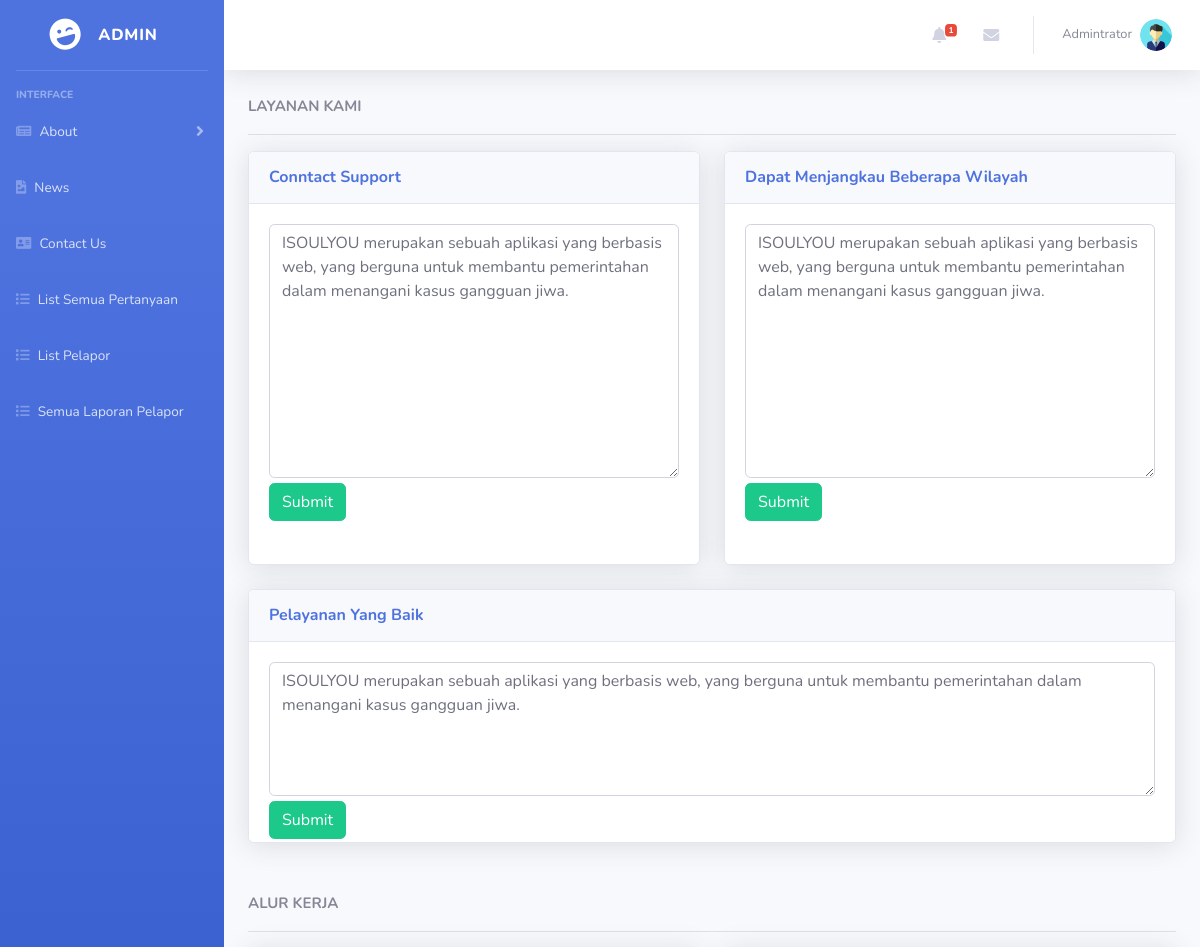
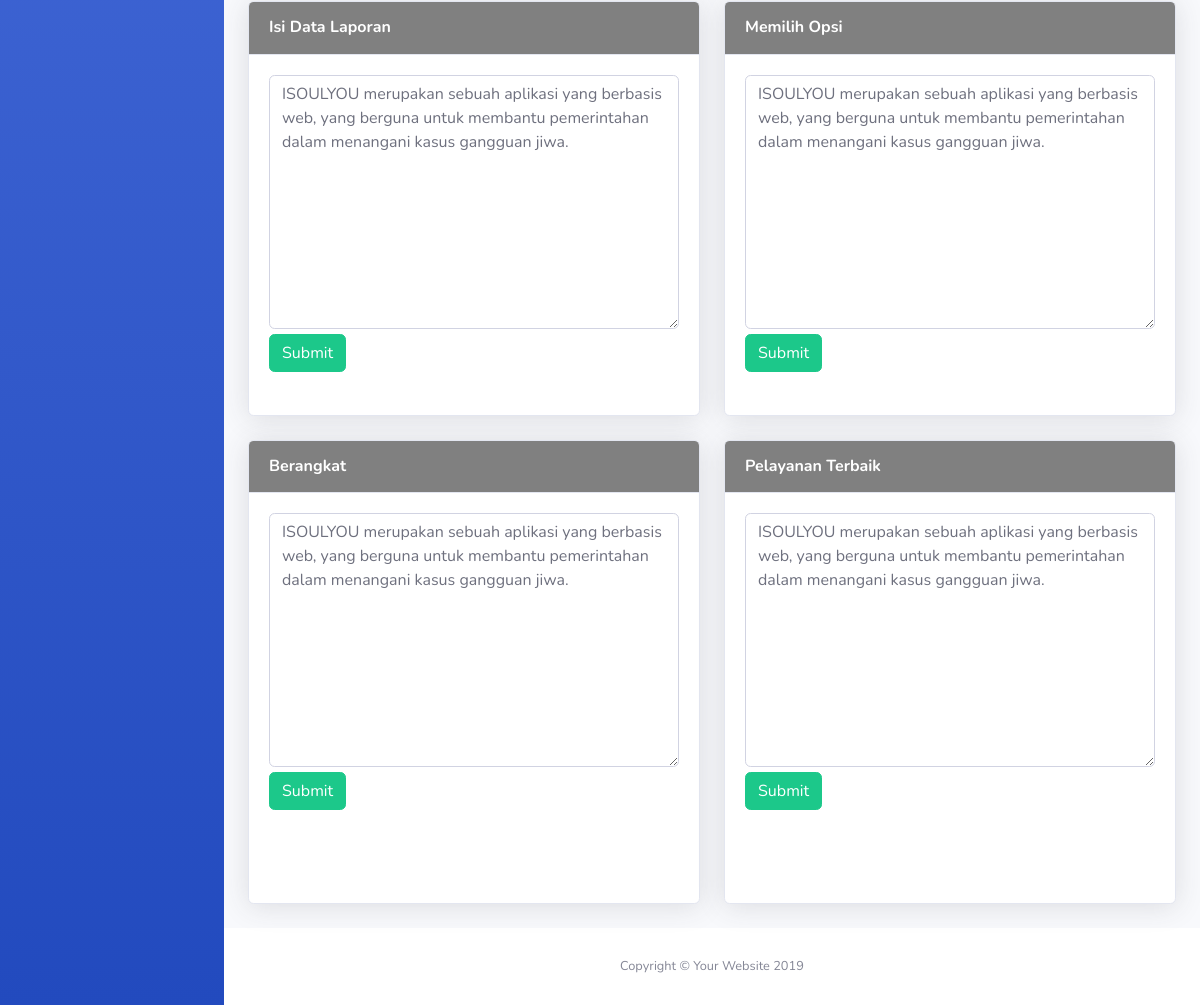
Page /app/index.php?content=about (signed in) on the committed database (2 pictures, top to bottom).
### tables this page shows
CREATE TABLE `aboutconntactsupp` (
  `id` int(11) NOT NULL,
  `conntactsupport` text NOT NULL
);

CREATE TABLE `aboutcontent1` (
  `id` int(11) NOT NULL,
  `dapatMenjangkauWilayah` varchar(191) NOT NULL
);

CREATE TABLE `aboutcontent2` (
  `id` int(11) NOT NULL,
  `pelayananyangbaik` varchar(191) NOT NULL
);

CREATE TABLE `aboutcontent3` (
  `id` int(11) NOT NULL,
  `isiDataLaporan` varchar(191) NOT NULL
);

CREATE TABLE `aboutcontent4` (
  `id` int(11) NOT NULL,
  `memilihOpsi` varchar(191) NOT NULL
);

CREATE TABLE `aboutcontent5` (
  `id` int(11) NOT NULL,
  `berangkat` varchar(191) NOT NULL
);

CREATE TABLE `aboutcontent6` (
  `id` int(11) NOT NULL,
  `pelayananTerbaik` varchar(191) NOT NULL
);

### app/content/about.php (the view, shortened to what this page needs)
<?php
    include ('../db/connection.php');
    $result = $mysqli->query("select * from aboutconntactsupp");
    $aboutSatu = $mysqli->query("select * from aboutcontent1");
    $aboutDua = $mysqli->query("select * from aboutcontent2");
    $aboutTiga = $mysqli->query("select * from aboutcontent3");
    $aboutEmpat = $mysqli->query("select * from aboutcontent4");
    $aboutLima = $mysqli->query("select * from aboutcontent5");
    $aboutEnama = $mysqli->query("select * from aboutcontent6");
 ?>
<font style="font-size: 15px;font-weight: bold;">LAYANAN KAMI</font>
<hr>
<div class="row">
	<div class="col-lg-6">
		<div class="card shadow mb-4">
            <div class="card-header py-3 d-flex flex-row align-items-center justify-content-between">
              	<h6 class="m-0 font-weight-bold text-primary">Conntact Support</h6>
            </div>
            <div class="card-body">
	            <div class="chart-area">
	                <form action="proContent.php?action=simpanContact" method="POST">
                		 <?php foreach ($result as $key): ?>
                            <textarea name="kontakSupport" class="form-control" cols="57" rows="10"><?php echo $key['conntactsupport'] ?></textarea>
                         <?php endforeach ?>
                		<input type="submit" style="margin-top: 5px" value="Submit" class="btn btn-success">
                	</form>
	            </div>
            </div>
      	</div>
	</div>
	<div class="col-lg-6">
		<div class="card shadow mb-4">
            <div class="card-header py-3 d-flex flex-row align-items-center justify-content-between">
              	<h6 class="m-0 font-weight-bold text-primary">Dapat Menjangkau Beberapa Wilayah</h6>
            </div>
            <div class="card-body">
	            <div class="chart-area">
	                <form action="proContent.php?action=DapatMenjangkauWilayah" method="POST">
                		 <?php foreach ($aboutSatu as $key): ?>
                            <textarea name="DapatMenjangkauWilayah" class="form-control" cols="57" rows="10"><?php echo $key['dapatMenjangkauWilayah'] ?></textarea>
                         <?php endforeach ?>
                		<input type="submit" style="margin-top: 5px" name="simpan" value="Submit" class="btn btn-success">
                	</form>
	            </div>
            </div>
      	</div>
	</div>
</div>
<div class="row">
	<div class="col-lg-12">
		<div class="card shadow mb-4">
            <div class="card-header py-3 d-flex flex-row align-items-center justify-content-between" >
              	<h6 class="m-0 font-weight-bold text-primary">Pelayanan Yang Baik</h6>
            </div>
            <div class="card-body" style="height: 200px">
	            <div class="chart-area">
	                <form action="proContent.php?action=pelayananYangBaik" method="POST">
                		<?php foreach($aboutDua as $key): ?>
                            <textarea class="form-control" name="pelayananYangBaik" cols="120" rows="5"><?php echo $key['pelayananyangbaik'] ?></textarea>
                        <?php endforeach ?>
                		<input type="submit" style="margin-top: 5px" name="simpan" value="Submit" class="btn btn-success">
                	</form>
	            </div>
            </div>
      	</div>
	</div>
</div>
<br>
<font style="font-size: 15px;font-weight: bold;">ALUR KERJA</font>
<hr>
<div class="row">
	<div class="col-lg-6">
		<div class="card shadow mb-4">
            <div class="card-header py-3 d-flex flex-row align-items-center justify-content-between " style="background: gray;color: white">
              	<h6 class="m-0 font-weight-bold">Isi Data Laporan</h6>
            </div>
            <div class="card-body">
	            <div class="chart-area">
	                <form action="proContent.php?action=isiDataLaporan" method="POST">
                		<?php foreach ($aboutTiga as $key):?>
                            <textarea class="form-control" name="isiDataLaporan" cols="57" rows="10"><?php echo $key['isiDataLaporan'] ?></textarea>
                        <?php endforeach ?>
                		<input type="submit" style="margin-top: 5px" name="simpan" value="Submit" class="btn btn-success">
                	</form>
	            </div>
            </div>
      	</div>
	</div>
	<div class="col-lg-6">
		<div class="card shadow mb-4">
            <div class="card-header py-3 d-flex flex-row align-items-center justify-content-between" style="background: gray;color: white">
              	<h6 class="m-0 font-weight-bold">Memilih Opsi</h6>
            </div>
            <div class="card-body">
	            <div class="chart-area">
	                <form action="proContent.php?action=memilihOpsi" method="POST">
                        <?php foreach ($aboutEmpat as $key):?>
                            <textarea class="form-control" name="memilihOpsi" cols="57" rows="10"><?php echo $key['memilihOpsi'] ?></textarea>
                        <?php endforeach ?>
                        <input type="submit" name="simpan"  style="margin-top: 5px" value="Submit" class="btn btn-success">
                    </form>
	            </div>
            </div>
      	</div>
	</div>
</div>
<div class="row">
	<div class="col-lg-6">
		<div class="card shadow mb-4">
            <div class="card-header py-3 d-flex flex-row align-items-center justify-content-between" style="background: gray;color: white">
              	<h6 class="m-0 font-weight-bold">Berangkat</h6>
            </div>
            <div class="card-body" style="height: 410px">
	            <div class="chart-area">
	                <form action="proContent.php?action=berangkat" method="POST">
                        <?php foreach ($aboutLima as $key):?>
                            <textarea class="form-control" name="berangkat" cols="57" rows="10"><?php echo $key['berangkat'] ?></textarea>
                        <?php endforeach ?>
                        <input type="submit" name="simpan" value="Submit" style="margin-top: 5px" class="btn btn-success">
                    </form>
	            </div>
            </div>
      	</div>
	</div>
	<div class="col-lg-6">
		<div class="card shadow mb-4">
            <div class="card-header py-3 d-flex flex-row align-items-center justify-content-between" style="background: gray;color: white">
              	<h6 class="m-0 font-weight-bold">Pelayanan Terbaik</h6>
            </div>
            <div class="card-body" style="height: 410px">
	            <div class="chart-area">
	                <form action="proContent.php?action=pelayananTerbaik" method="POST">
                        <?php foreach ($aboutEnama as $key):?>
                            <textarea class="form-control" name="pelayananTerbaik" cols="57" rows="10"><?php echo $key['pelayananTerbaik'] ?></textarea>
                        <?php endforeach ?>
                        <input type="submit" name="simpan" value="Submit" style="margin-top: 5px" class="btn btn-success">
                    </form>
	            </div>
            </div>
      	</div>
	</div>
</div>

### app/index.php (shortened to what this page needs)
<?php
	include '../db/connection.php';
	?>
		<!DOCTYPE html>
<html>
<head>
	<?php
		include('layouts/head.php');
	?>
</head>
<body id="page-top">
	<div id="wrapper">
	    <?php
	    	include('layouts/sidebar.php');
	     ?>
	    <div id="content-wrapper" class="d-flex flex-column">
	      	<div id="content">
	          <?php
	          		include('layouts/navbar.php');
	           ?>
		        <div class="container-fluid">
		            <?php
						if(isset($_GET['content']))
						{
							if($_GET['content']=="about")
								include "content/about.php";
						}
						else
						{
							include "content/home.php";
						}
					?>
		        </div>
	      	</div>
	      <?php
	      		include('layouts/footer.php');
	       ?>
	    </div>
	</div>
</body>
</html>

### app/layouts/head.php (shortened to what this page needs)
<link href="../resources/vendor/fontawesome-free/css/all.min.css" rel="stylesheet" type="text/css">
<link href="../resources/css/sb-admin-2.min.css" rel="stylesheet">
<link href="../resources/vendor/datatables/dataTables.bootstrap4.min.css" rel="stylesheet">

### app/layouts/sidebar.php (shortened to what this page needs)
  <ul class="navbar-nav bg-gradient-primary sidebar sidebar-dark accordion" id="accordionSidebar">
    <a class="sidebar-brand d-flex align-items-center justify-content-center" href="index.php">
      <div class="sidebar-brand-icon rotate-n-15">
        <i class="fas fa-laugh-wink"></i>
      </div>
      <div class="sidebar-brand-text mx-3">Admin</div>
    </a>
    <hr class="sidebar-divider">
    <div class="sidebar-heading">
      Interface
    </div>
    <li class="nav-item">
      <a class="nav-link collapsed" href="#" data-toggle="collapse" data-target="#collapseTwo" aria-expanded="true" aria-controls="collapseTwo">
        <i class="fa fa-newspaper"></i>
        <span>About</span>
      </a>
    </li>
    <li class="nav-item">
      <a class="nav-link collapsed" href="index.php?content=news" aria-expanded="true" aria-controls="collapseTwo">
        <i class="fa fa-file-image"></i>
        <span>News</span>
      </a>
    </li>
    <li class="nav-item">
      <a class="nav-link collapsed" href="index.php?content=contactUs" aria-expanded="true" aria-controls="collapseTwo">
        <i class="fa fa-address-card"></i>
        <span>Contact Us</span>
      </a>
    </li>
    <li class="nav-item">
      <a class="nav-link collapsed" href="index.php?content=listReport" aria-expanded="true" aria-controls="collapseTwo">
        <i class="fa fa-list"></i>
        <span>List Semua Pertanyaan</span>
      </a>
    </li>
    <li class="nav-item">
      <a class="nav-link collapsed" href="index.php?content=listPelaporan" aria-expanded="true" aria-controls="collapseTwo">
        <i class="fa fa-list"></i>
        <span>List Pelapor</span>
      </a>
    </li>
    <li class="nav-item">
      <a class="nav-link collapsed" href="index.php?content=listSemuaLaporan" aria-expanded="true" aria-controls="collapseTwo">
        <i class="fa fa-list"></i>
        <span>Semua Laporan Pelapor</span>
      </a>
    </li>
</ul>

### app/layouts/navbar.php (shortened to what this page needs)
<nav class="navbar navbar-expand navbar-light bg-white topbar mb-4 static-top shadow">
  <ul class="navbar-nav ml-auto">
    <?php
        include '../db/connection.php';
          $pesan = $mysqli->query("select * from tanya where status = 0");
          $row = mysqli_num_rows($pesan);
     ?>
    <li class="nav-item dropdown no-arrow mx-1">
      <a class="nav-link dropdown-toggle" href="#" id="alertsDropdown" role="button" data-toggle="dropdown" aria-haspopup="true" aria-expanded="false">
        <i class="fas fa-bell fa-fw"></i>
          <?php
            if ($row == "0")
            {
              ?>
                <span class="badge badge-danger"></span>
              <?php
            }
            else
            {
              ?>
                <span class="badge badge-danger badge-counter"><?php echo $row; ?></span>
              <?php
            }
           ?>
      </a>
    </li>
    <li class="nav-item dropdown no-arrow mx-1">
      <a class="nav-link dropdown-toggle" href="#" id="messagesDropdown" role="button" data-toggle="dropdown" aria-haspopup="true" aria-expanded="false">
        <i class="fas fa-envelope fa-fw"></i>
      </a>
    </li>
    <li class="nav-item dropdown no-arrow">
      <a class="nav-link dropdown-toggle" href="#" id="userDropdown" role="button" data-toggle="dropdown" aria-haspopup="true" aria-expanded="false">
        <span class="mr-2 d-none d-lg-inline text-gray-600 small">Admintrator</span>
        <img class="img-profile rounded-circle" src="../frontend/images/admin.png">
      </a>
    </li>
  </ul>
</nav>

### app/layouts/footer.php
<footer class="sticky-footer bg-white">
  <div class="container my-auto">
    <div class="copyright text-center my-auto">
      <span>Copyright &copy; Your Website 2019</span>
    </div>
  </div>
</footer>

### app/layouts/head.php (style rules this page uses)
* { padding:0; margin: 0; }
.container { position: relative; }

### rows in the picture
aboutconntactsupp: kontakSupport "ISOULYOU merupakan sebuah aplikasi yang berbasis web, yang berguna untuk membantu pemerintahan dalam menangani kasus gangguan jiwa."
aboutcontent1: DapatMenjangkauWilayah "ISOULYOU merupakan sebuah aplikasi yang berbasis web, yang berguna untuk membantu pemerintahan dalam menangani kasus gangguan jiwa."
aboutcontent2: pelayananYangBaik "ISOULYOU merupakan sebuah aplikasi yang berbasis web, yang berguna untuk membantu pemerintahan dalam menangani kasus gangguan jiwa."
aboutcontent3: isiDataLaporan "ISOULYOU merupakan sebuah aplikasi yang berbasis web, yang berguna untuk membantu pemerintahan dalam menangani kasus gangguan jiwa."
aboutcontent4: memilihOpsi "ISOULYOU merupakan sebuah aplikasi yang berbasis web, yang berguna untuk membantu pemerintahan dalam menangani kasus gangguan jiwa."
aboutcontent5: berangkat "ISOULYOU merupakan sebuah aplikasi yang berbasis web, yang berguna untuk membantu pemerintahan dalam menangani kasus gangguan jiwa."
aboutcontent6: pelayananTerbaik "ISOULYOU merupakan sebuah aplikasi yang berbasis web, yang berguna untuk membantu pemerintahan dalam menangani kasus gangguan jiwa."

### other values in the picture
$row "1"
